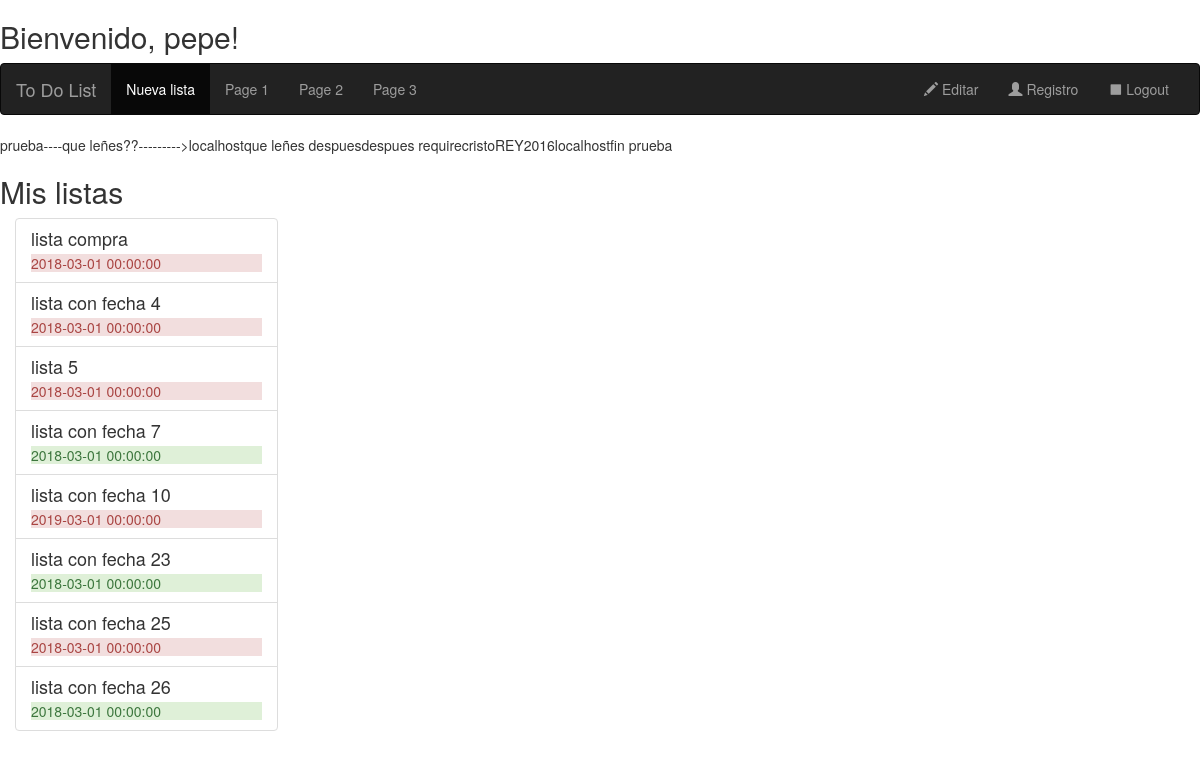
The app's page /intropage.php (signed in) with its own data.
### tables this page shows
CREATE TABLE `listas` (
  `id` int(11) NOT NULL,
  `nombre` varchar(256) NOT NULL,
  `comentarios` varchar(256) DEFAULT NULL,
  `fecha` datetime DEFAULT CURRENT_TIMESTAMP,
  `usuario` int(11) NOT NULL,
  `vencimiento` datetime NOT NULL DEFAULT CURRENT_TIMESTAMP,
  `completada` tinyint(1) NOT NULL DEFAULT '0'
);

### includes/funciones.php (the view, shortened to what this page needs)
<?php
	function misListas($usuario){
	 	 $sql="SELECT * from listas
		WHERE usuario = ".$usuario;
		$result = mysql_query($sql);
		if (mysql_num_rows($result) <> 0)
		{
			$cl='';
			echo '<h2>Mis listas</h2>';
			echo '<div class="list-group col-sm-6">';
			$ya=0;
			while($row=mysql_fetch_assoc($result, MYSQL_ASSOC))
			{
				if (!$ya){
						echo '<div class="col-sm-6">';
						$ya=1;
				}
				if ($row['completada']){
					$cl=' text-success bg-success ';
				} else
					$cl=' text-danger bg-danger ';
				echo '<a href="editalista.php?idlista='.$row['id'].'" class="list-group-item "><h4 class="list-group-item-heading"'.'>'.$row['nombre'].'</h4>';
				echo '<p class="list-group-item-text '.$cl.'">'.$row['vencimiento'].'</p></a>';
				$cl='';
		 	}
			echo '</div>';
			echo '</div>';
		 } else{
		 	echo '<h2>No tienes listas todavía</h2><div class="list-group">';
		 	}
	}
	?>

### intropage.php (shortened to what this page needs)
<?php
if(!isset($_SESSION["session_usuario"])) {
 header("location:login.php");
} else {
?>
<!DOCTYPE html>
<html lang="es">
<head>
		<link rel="stylesheet" href="https://maxcdn.bootstrapcdn.com/bootstrap/3.3.7/css/bootstrap.min.css">
</head>
<body>
	<div id="welcome">
	 <h2>Bienvenido, <span><?php echo $_SESSION['session_usuario'];?>! </span></h2>
 	 <nav class="navbar navbar-inverse">
  <div class="container-fluid">
    <div class="navbar-header">
      <a class="navbar-brand" href="intropage.php">To Do List</a>
    </div>
    <div class="collapse navbar-collapse" id="myNavbar">
      <ul class="nav navbar-nav">
        <li class="active"><a href="nuevalista.php">Nueva lista</a></li>
        <li><a href="#">Page 1</a></li>
        <li><a href="#">Page 2</a></li>
        <li><a href="#">Page 3</a></li>
      </ul>
      <ul class="nav navbar-nav navbar-right">
	  <li><a href="editar.php"><span class="glyphicon glyphicon-pencil"></span> Editar</a></li>
        <?php if(!isset($_COOKIE["tipo_de_pago"]))
			echo '<li><a href="completaregistro.php"><span class="glyphicon glyphicon-user"></span> Registro</a></li>';
		?>
		<li><a href="logout.php"><span class="glyphicon glyphicon-stop"></span> Logout</a></li>
      </ul>
    </div>
  </div>
</nav>
	<?php
		$usuario=$_SESSION["session_usuario"];
		$id=$_SESSION["session_id"];
		require_once("includes/connection.php");
		require_once "includes/funciones.php";
		misListas($id);
	?>
	</div>
</body>
</html>
<?php
}
?>

### includes/connection.php (shortened to what this page needs)
<?php
echo ('prueba')	;
include 'constants.php';
echo ("despues require".DB_PASS.DB_SERVER);
echo ("fin prueba");
	?>

### constants.php (shortened to what this page needs)
<?php
echo ("----que leñes??");
echo("--------->".DB_SERVER);
echo("que leñes despues");
?>

### records on screen
listas: nombre "lista compra", vencimiento "2018-03-01 00:00:00"
listas: nombre "lista con fecha 4", vencimiento "2018-03-01 00:00:00"
listas: nombre "lista 5", vencimiento "2018-03-01 00:00:00"
listas: nombre "lista con fecha 7", vencimiento "2018-03-01 00:00:00"
listas: nombre "lista con fecha 10", vencimiento "2019-03-01 00:00:00"
listas: nombre "lista con fecha 23", vencimiento "2018-03-01 00:00:00"
listas: nombre "lista con fecha 25", vencimiento "2018-03-01 00:00:00"
listas: nombre "lista con fecha 26", vencimiento "2018-03-01 00:00:00"

### other values on screen
$_SESSION['session_usuario'] "pepe"
DB_SERVER "localhost"
DB_PASS "cristoREY2016"
